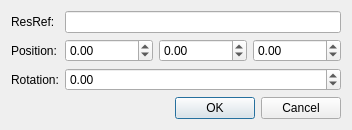
<?xml version="1.0" encoding="UTF-8"?>
<ui version="4.0">
 <class>Dialog</class>
 <widget class="QDialog" name="Dialog">
  <property name="geometry">
   <rect>
    <x>0</x>
    <y>0</y>
    <width>334</width>
    <height>123</height>
   </rect>
  </property>
  <property name="sizePolicy">
   <sizepolicy hsizetype="Fixed" vsizetype="Fixed">
    <horstretch>0</horstretch>
    <verstretch>0</verstretch>
   </sizepolicy>
  </property>
  <property name="windowTitle">
   <string>Edit Creature</string>
  </property>
  <layout class="QVBoxLayout" name="verticalLayout">
   <item>
    <layout class="QFormLayout" name="formLayout">
     <item row="0" column="0">
      <widget class="QLabel" name="label">
       <property name="text">
        <string>ResRef:</string>
       </property>
      </widget>
     </item>
     <item row="0" column="1">
      <widget class="QLineEdit" name="resrefEdit">
       <property name="maxLength">
        <number>16</number>
       </property>
      </widget>
     </item>
     <item row="1" column="0">
      <widget class="QLabel" name="label_2">
       <property name="text">
        <string>Position:</string>
       </property>
      </widget>
     </item>
     <item row="1" column="1">
      <layout class="QHBoxLayout" name="horizontalLayout">
       <item>
        <widget class="QDoubleSpinBox" name="xPosSpin">
         <property name="minimum">
          <double>-1000000.000000000000000</double>
         </property>
         <property name="maximum">
          <double>1000000.000000000000000</double>
         </property>
        </widget>
       </item>
       <item>
        <widget class="QDoubleSpinBox" name="yPosSpin">
         <property name="minimum">
          <double>-1000000.000000000000000</double>
         </property>
         <property name="maximum">
          <double>1000000.000000000000000</double>
         </property>
        </widget>
       </item>
       <item>
        <widget class="QDoubleSpinBox" name="zPosSpin">
         <property name="minimum">
          <double>-1000000.000000000000000</double>
         </property>
         <property name="maximum">
          <double>1000000.000000000000000</double>
         </property>
        </widget>
       </item>
      </layout>
     </item>
     <item row="2" column="0">
      <widget class="QLabel" name="label_3">
       <property name="text">
        <string>Rotation:</string>
       </property>
      </widget>
     </item>
     <item row="2" column="1">
      <widget class="QDoubleSpinBox" name="bearingSpin">
       <property name="minimum">
        <double>-1000000.000000000000000</double>
       </property>
       <property name="maximum">
        <double>1000000.000000000000000</double>
       </property>
      </widget>
     </item>
    </layout>
   </item>
   <item>
    <widget class="QDialogButtonBox" name="buttonBox">
     <property name="orientation">
      <enum>Qt::Horizontal</enum>
     </property>
     <property name="standardButtons">
      <set>QDialogButtonBox::Cancel|QDialogButtonBox::Ok</set>
     </property>
    </widget>
   </item>
  </layout>
 </widget>
 <resources/>
 <connections>
  <connection>
   <sender>buttonBox</sender>
   <signal>accepted()</signal>
   <receiver>Dialog</receiver>
   <slot>accept()</slot>
   <hints>
    <hint type="sourcelabel">
     <x>248</x>
     <y>254</y>
    </hint>
    <hint type="destinationlabel">
     <x>157</x>
     <y>274</y>
    </hint>
   </hints>
  </connection>
  <connection>
   <sender>buttonBox</sender>
   <signal>rejected()</signal>
   <receiver>Dialog</receiver>
   <slot>reject()</slot>
   <hints>
    <hint type="sourcelabel">
     <x>316</x>
     <y>260</y>
    </hint>
    <hint type="destinationlabel">
     <x>286</x>
     <y>274</y>
    </hint>
   </hints>
  </connection>
 </connections>
</ui>
